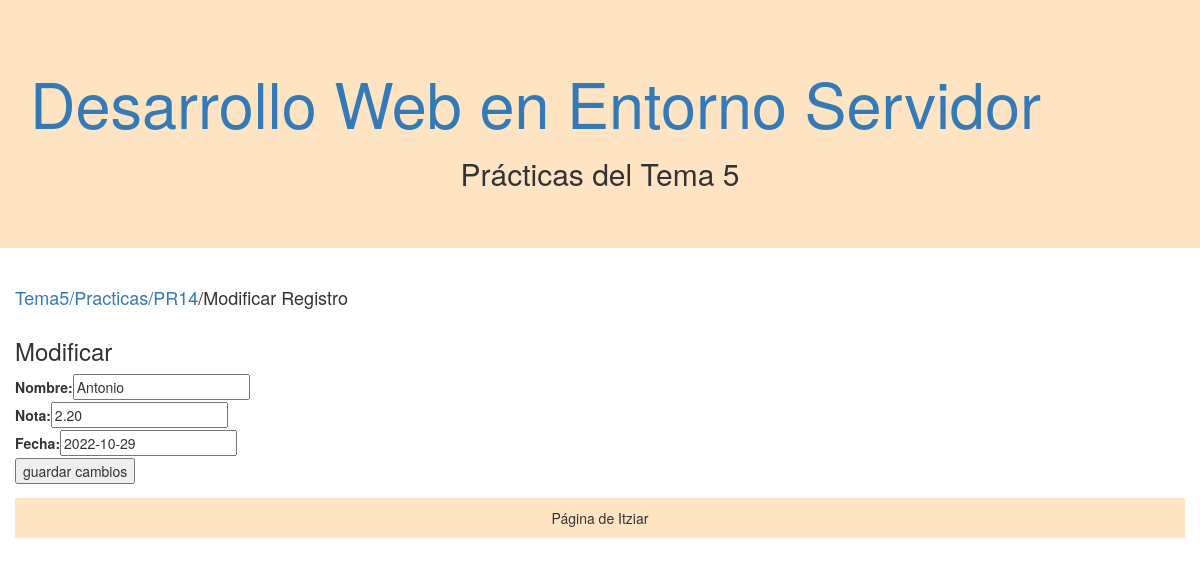
Screenshot of /Tema5/Practicas/PR14-2/user/modificar.php?id=1 with the database file from the repository.
### tables this page shows
CREATE TABLE notas (
  id INT primary key,
  nombre VARCHAR(75),
  nota numeric(4, 2),
  fecha DATE 
);

### Tema5/Practicas/PR14-2/validaciones.php (called while the page is built, shortened)
<?php
function enviado(){
    return false;
}
?>

### Tema5/Practicas/PR14-2/funcionesBD.php (called while the page is built, shortened)
<?php
 function obtenerRegistroPorId($nombreTabla,$nombreBaseDatos,$valorCampo){
        $sql="select * from ".$nombreTabla." where id = ? ";
        try{
            $filas= array();
            $conexion = new PDO('mysql:host='.HOST.';dbname='.$nombreBaseDatos,USER,PASS);
            $preparada= $conexion->prepare($sql);
            $preparada->execute([$valorCampo]);
            $resultado = $preparada->fetchAll();
            if ($resultado!=false){
                foreach($resultado as $key => $value){
                    array_push($filas,$value);
                }
            }
        }catch(Exception $errores){
            unset($conexion);
            return obtenerMensajeError($errores);
        }finally{
            return $filas;
        }
 }
?>

### Tema5/Practicas/PR14-2/user/modificar.php (the view, shortened to what this page needs)
<?php
include('../funcionesBD.php');
?>
<html lang="en">
<head>
    <link rel="stylesheet" href="https://cdn.jsdelivr.net/npm/bootstrap@3.4.1/dist/css/bootstrap.min.css">
    <link rel="stylesheet" href="https://cdn.jsdelivr.net/npm/bootstrap@3.4.1/dist/css/bootstrap-theme.min.css">
    <link rel="stylesheet" href="./css/estilos.css">
</head>
<body>
    <div class="jumbotron" style="background-color: bisque;">
        <div class="container">
            <h1><a href="../../../index.html">Desarrollo Web en Entorno Servidor</a></h1>
            <h2>
                <center>Prácticas del Tema 5</center>
            </h2>
        </div>
    </div>
    <div class="container">
        <div class="row">
            <h4><a href="../../">Tema5</a><a href="../">/Practicas</a><a href="../index.php">/PR14</a>/Modificar Registro</h4>
        </div>
        <div class="row"><?php
                            if (enviado() && validado()) {
                                if (isset($_REQUEST['guardar'])) {
                                    $valores = array($_REQUEST['nombre'], $_REQUEST['nota'], $_REQUEST['fecha']);
                                    if (actualizarRegistroPorCampo('notas', 'alumnos', 'id', $_REQUEST['id'], $valores, 'sds')) {
                                        header('Location: ../leerTabla.php');
                                        exit();
                                    }
                                }
                            } else {
                                if (isset($_REQUEST['id'])) {
                                    echo "<h3>Modificar</h3>";
                                    $registro = obtenerRegistroPorId('notas', 'alumnos', $_REQUEST['id']);
                                    if (is_array($registro)) {
                                        echo "<form action='modificar.php' method='get'>";
                                        echo "<label for='nombre'>Nombre: </label>";
                                        echo "<input type='text' name='nombre' value='";
                                        echo $registro[0][1] . "'  />";
                                        echo "<br>";
                                        echo "<label for='nota'>Nota: </label>";
                                        echo "<input type='text' name='nota' value='";
                                        echo $registro[0][2] . "'  />";
                                        echo "<br>";
                                        echo "<label for='fecha'>Fecha: </label>";
                                        echo "<input type='text' name='fecha' value='";
                                        echo $registro[0][3] . "'  />";
                                        echo "<br>";
                                        echo "<input type='submit' name='guardar' value='guardar cambios'>";
                                        echo "</form>";
                                    } else {
                                        echo "<h3>" . $registro . "</h3>";
                                    }
                                }
                            }
                    ?>
        </div>
    </div>
    <footer class="container" style="background-color: bisque;">
        <p>
            <center>Página de Itziar</center>
        </p>
    </footer>
</body>
</html>

### PracticaMCV/webroot/css/estilos.css (style rules this page uses)
footer { background-color: darkblue; }

### rows the page displays
notas: nombre "Antonio", nota "2.20", fecha "2022-10-29"
